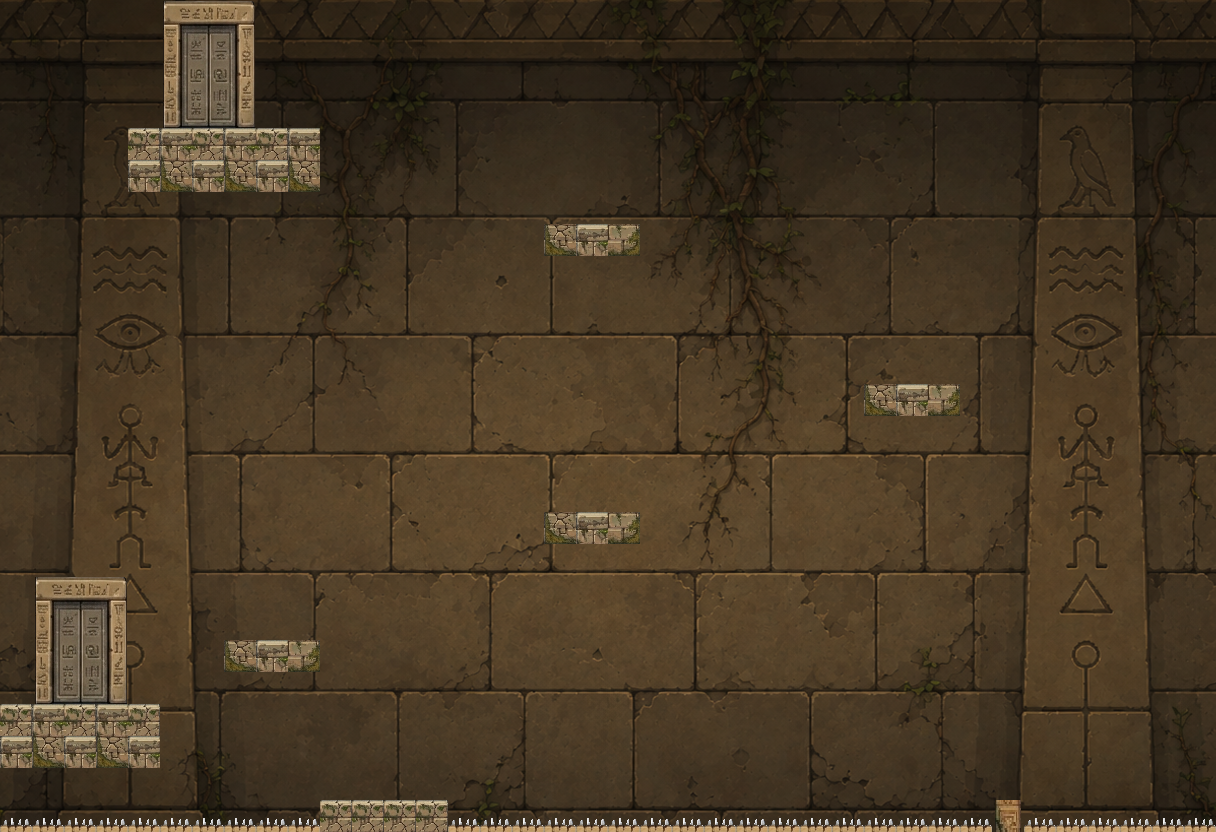

A level layout from a 2D game, rendered from its tile map. Below: a short description, then the map file with tile-grid data replaced by summaries:
An orthogonal 38x26 tile map with 32x32 px tiles, 2 tile layers (Livello tile 1, Livello tile 2), 3 tilesets and 14 objects (6x solid, 2x scarabeo, start, crollo, finish, ...).

<map version="1.10" tiledversion="1.11.2" orientation="orthogonal" renderorder="right-down" width="38" height="26" tilewidth="32" tileheight="32" infinite="0" nextlayerid="51" nextobjectid="15">
 <properties>
  <property name="viaggiPresente" type="int" value="7" />
  <property name="viaggiPassato" type="int" value="8" />
  <property name="dimensionePersonaggio" type="float" value="57.6" />
  <property name="uscita" value="tocco" />
  <property name="titolo" value="Il pozzo del tempo" />
  <property name="parallasse" type="float" value="0.75" />
 </properties>
 <tileset firstgid="1" source="Sfondo2.tsx" />
 <tileset firstgid="1537" source="GrigliaPresente.tsx" />
 <tileset firstgid="1693" source="Griglia.tsx" />
 <layer id="1" name="Livello tile 1" width="38" height="26">
  <data>[988 cells, 988 non-empty, 988 distinct tile ids]</data>
 </layer>
 <layer id="2" name="Livello tile 2" width="38" height="26">
  <data>[988 cells, 96 non-empty, 18 distinct tile ids]</data>
 </layer>
 <objectgroup id="50" name="oggetti">
  <object id="1" name="solid" x="0" y="704" width="160" height="64" />
  <object id="2" name="start" x="32" y="576" width="96" height="128" />
  <object id="3" name="solid" x="224" y="640" width="96" height="32" />
  <object id="4" name="crollo" x="544" y="512" width="96" height="32" />
  <object id="5" name="solid" x="864" y="384" width="96" height="32" />
  <object id="6" name="solid" x="544" y="224" width="96" height="32" />
  <object id="7" name="solid" x="128" y="128" width="192" height="64" />
  <object id="8" name="finish" x="160" y="0" width="96" height="128" />
  <object id="9" name="scarabeo" x="260" y="532" width="24" height="24" />
  <object id="10" name="scarabeo" x="84" y="670" width="24" height="24" />
  <object id="11" name="leva" x="896" y="352" width="32" height="32" />
  <object id="12" name="geroglifico" x="576" y="184" width="32" height="40">
   <properties>
    <property name="testo" value="Sei arrivato piu' lontano di tutti. Ora ti mettero' davvero alla prova." />
   </properties>
  </object>
  <object id="13" name="solid" x="0" y="832" width="1216" height="32" />
  <object id="14" name="kill" x="0" y="813" width="1216" height="19" />
 </objectgroup>
</map>
